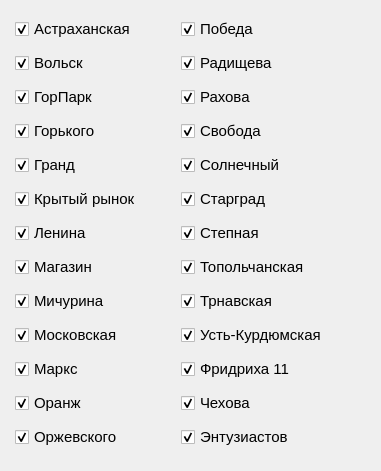
   <widget class="QWidget" name="formLayoutWidget">
    <property name="geometry">
     <rect>
      <x>830</x>
      <y>50</y>
      <width>381</width>
      <height>471</height>
     </rect>
    </property>
    <layout class="QFormLayout" name="gridPoints">
     <property name="sizeConstraint">
      <enum>QLayout::SetDefaultConstraint</enum>
     </property>
     <property name="fieldGrowthPolicy">
      <enum>QFormLayout::FieldsStayAtSizeHint</enum>
     </property>
     <property name="rowWrapPolicy">
      <enum>QFormLayout::WrapLongRows</enum>
     </property>
     <property name="labelAlignment">
      <set>Qt::AlignLeading|Qt::AlignLeft|Qt::AlignVCenter</set>
     </property>
     <property name="formAlignment">
      <set>Qt::AlignLeading|Qt::AlignLeft|Qt::AlignVCenter</set>
     </property>
     <property name="horizontalSpacing">
      <number>40</number>
     </property>
     <property name="verticalSpacing">
      <number>10</number>
     </property>
     <property name="leftMargin">
      <number>15</number>
     </property>
     <property name="topMargin">
      <number>5</number>
     </property>
     <item row="7" column="0">
      <widget class="QCheckBox" name="cb_magazin">
       <property name="font">
        <font>
         <pointsize>11</pointsize>
        </font>
       </property>
       <property name="text">
        <string>Магазин</string>
       </property>
       <property name="checked">
        <bool>true</bool>
       </property>
      </widget>
     </item>
     <item row="9" column="0">
      <widget class="QCheckBox" name="cb_moskovskaya">
       <property name="font">
        <font>
         <pointsize>11</pointsize>
        </font>
       </property>
       <property name="text">
        <string>Московская</string>
       </property>
       <property name="checked">
        <bool>true</bool>
       </property>
      </widget>
     </item>
     <item row="10" column="0">
      <widget class="QCheckBox" name="cb_marks">
       <property name="font">
        <font>
         <pointsize>11</pointsize>
        </font>
       </property>
       <property name="text">
        <string>Маркс</string>
       </property>
       <property name="checked">
        <bool>true</bool>
       </property>
      </widget>
     </item>
     <item row="11" column="0">
      <widget class="QCheckBox" name="cb_orang">
       <property name="font">
        <font>
         <pointsize>11</pointsize>
        </font>
       </property>
       <property name="text">
        <string>Оранж</string>
       </property>
       <property name="checked">
        <bool>true</bool>
       </property>
      </widget>
     </item>
     <item row="6" column="0">
      <widget class="QCheckBox" name="cb_lenina">
       <property name="font">
        <font>
         <pointsize>11</pointsize>
        </font>
       </property>
       <property name="text">
        <string>Ленина</string>
       </property>
       <property name="checked">
        <bool>true</bool>
       </property>
      </widget>
     </item>
     <item row="5" column="0">
      <widget class="QCheckBox" name="cb_kr">
       <property name="font">
        <font>
         <pointsize>11</pointsize>
        </font>
       </property>
       <property name="text">
        <string>Крытый рынок</string>
       </property>
       <property name="checked">
        <bool>true</bool>
       </property>
      </widget>
     </item>
     <item row="4" column="0">
      <widget class="QCheckBox" name="cb_grand">
       <property name="font">
        <font>
         <pointsize>11</pointsize>
        </font>
       </property>
       <property name="text">
        <string>Гранд</string>
       </property>
       <property name="checked">
        <bool>true</bool>
       </property>
      </widget>
     </item>
     <item row="3" column="0">
      <widget class="QCheckBox" name="cb_gorkogo">
       <property name="font">
        <font>
         <pointsize>11</pointsize>
        </font>
       </property>
       <property name="text">
        <string>Горького</string>
       </property>
       <property name="checked">
        <bool>true</bool>
       </property>
      </widget>
     </item>
     <item row="2" column="0">
      <widget class="QCheckBox" name="cb_gorpark">
       <property name="font">
        <font>
         <pointsize>11</pointsize>
        </font>
       </property>
       <property name="text">
        <string>ГорПарк</string>
       </property>
       <property name="checked">
        <bool>true</bool>
       </property>
      </widget>
     </item>
     <item row="1" column="0">
      <widget class="QCheckBox" name="cb_volsk">
       <property name="font">
        <font>
         <pointsize>11</pointsize>
        </font>
       </property>
       <property name="text">
        <string>Вольск</string>
       </property>
       <property name="checked">
        <bool>true</bool>
       </property>
      </widget>
     </item>
     <item row="8" column="0">
      <widget class="QCheckBox" name="cb_michurina">
       <property name="font">
        <font>
         <pointsize>11</pointsize>
        </font>
       </property>
       <property name="text">
        <string>Мичурина</string>
       </property>
       <property name="checkable">
        <bool>true</bool>
       </property>
       <property name="checked">
        <bool>true</bool>
       </property>
      </widget>
     </item>
     <item row="0" column="0">
      <widget class="QCheckBox" name="cb_astrahanskaya">
       <property name="font">
        <font>
         <pointsize>11</pointsize>
        </font>
       </property>
       <property name="text">
        <string>Астраханская</string>
       </property>
       <property name="checked">
        <bool>true</bool>
       </property>
      </widget>
     </item>
     <item row="12" column="1">
      <widget class="QCheckBox" name="cb_entuziastov">
       <property name="font">
        <font>
         <pointsize>11</pointsize>
        </font>
       </property>
       <property name="text">
        <string>Энтузиастов</string>
       </property>
       <property name="checked">
        <bool>true</bool>
       </property>
      </widget>
     </item>
     <item row="11" column="1">
      <widget class="QCheckBox" name="cb_chehova">
       <property name="enabled">
        <bool>true</bool>
       </property>
       <property name="font">
        <font>
         <pointsize>11</pointsize>
        </font>
       </property>
       <property name="text">
        <string>Чехова</string>
       </property>
       <property name="checkable">
        <bool>true</bool>
       </property>
       <property name="checked">
        <bool>true</bool>
       </property>
      </widget>
     </item>
     <item row="10" column="1">
      <widget class="QCheckBox" name="cb_fridriha">
       <property name="font">
        <font>
         <pointsize>11</pointsize>
        </font>
       </property>
       <property name="text">
        <string>Фридриха 11</string>
       </property>
       <property name="checked">
        <bool>true</bool>
       </property>
      </widget>
     </item>
     <item row="9" column="1">
      <widget class="QCheckBox" name="cb_ust_kurdym">
       <property name="font">
        <font>
         <pointsize>11</pointsize>
        </font>
       </property>
       <property name="text">
        <string>Усть-Курдюмская</string>
       </property>
       <property name="checked">
        <bool>true</bool>
       </property>
      </widget>
     </item>
     <item row="8" column="1">
      <widget class="QCheckBox" name="cb_trnavskaya">
       <property name="font">
        <font>
         <pointsize>11</pointsize>
        </font>
       </property>
       <property name="text">
        <string>Трнавская</string>
       </property>
       <property name="checked">
        <bool>true</bool>
       </property>
      </widget>
     </item>
     <item row="7" column="1">
      <widget class="QCheckBox" name="cb_topol">
       <property name="font">
        <font>
         <pointsize>11</pointsize>
        </font>
       </property>
       <property name="text">
        <string>Топольчанская</string>
       </property>
       <property name="checked">
        <bool>true</bool>
       </property>
      </widget>
     </item>
     <item row="6" column="1">
      <widget class="QCheckBox" name="cb_stepnaya">
       <property name="font">
        <font>
         <pointsize>11</pointsize>
        </font>
       </property>
       <property name="text">
        <string>Степная</string>
       </property>
       <property name="checked">
        <bool>true</bool>
       </property>
      </widget>
     </item>
     <item row="5" column="1">
      <widget class="QCheckBox" name="cb_stargrad">
       <property name="font">
        <font>
         <pointsize>11</pointsize>
        </font>
       </property>
       <property name="text">
        <string>Старград</string>
       </property>
       <property name="checked">
        <bool>true</bool>
       </property>
      </widget>
     </item>
     <item row="4" column="1">
      <widget class="QCheckBox" name="cb_solnechnii">
       <property name="font">
        <font>
         <pointsize>11</pointsize>
        </font>
       </property>
       <property name="text">
        <string>Солнечный</string>
       </property>
       <property name="checked">
        <bool>true</bool>
       </property>
      </widget>
     </item>
     <item row="3" column="1">
      <widget class="QCheckBox" name="cb_svoboda">
       <property name="font">
        <font>
         <pointsize>11</pointsize>
        </font>
       </property>
       <property name="text">
        <string>Свобода</string>
       </property>
       <property name="checked">
        <bool>true</bool>
       </property>
      </widget>
     </item>
     <item row="2" column="1">
      <widget class="QCheckBox" name="cb_rahova">
       <property name="font">
        <font>
         <pointsize>11</pointsize>
        </font>
       </property>
       <property name="text">
        <string>Рахова</string>
       </property>
       <property name="checked">
        <bool>true</bool>
       </property>
      </widget>
     </item>
     <item row="1" column="1">
      <widget class="QCheckBox" name="cb_svoboda_2">
       <property name="font">
        <font>
         <pointsize>11</pointsize>
        </font>
       </property>
       <property name="text">
        <string>Радищева</string>
       </property>
       <property name="checked">
        <bool>true</bool>
       </property>
      </widget>
     </item>
     <item row="0" column="1">
      <widget class="QCheckBox" name="cb_pobeda">
       <property name="font">
        <font>
         <pointsize>11</pointsize>
        </font>
       </property>
       <property name="text">
        <string>Победа</string>
       </property>
       <property name="checked">
        <bool>true</bool>
       </property>
      </widget>
     </item>
     <item row="12" column="0">
      <widget class="QCheckBox" name="cb_orgevskogo">
       <property name="font">
        <font>
         <pointsize>11</pointsize>
        </font>
       </property>
       <property name="text">
        <string>Оржевского</string>
       </property>
       <property name="checked">
        <bool>true</bool>
       </property>
      </widget>
     </item>
    </layout>
   </widget>
